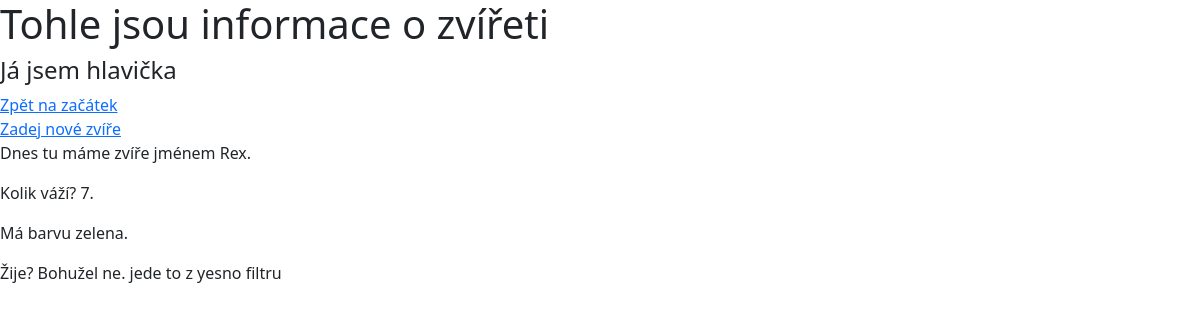
/informace/4, run on the app's committed database.
### informace/models.py (models this page shows, shortened)
class Zvire(models.Model):
    jmeno = models.CharField(max_length=30)
    vaha = models.IntegerField()
    barva = models.CharField(max_length=20, default="")
    zije = models.BooleanField(null=True)
    class Meta:
        verbose_name_plural = "Zvirata"

### informace/views.py (the view)
# urls.py: path("<pk>", views.InfoOZvireti.as_view(), name="zvire_info")
class InfoOZvireti(DetailView):
    model = Zvire
    template_name = "informace/info.html"

### informace/templates/informace/info.html (shortened to what this page needs)
{% extends "base.html" %}
{% block content %}
    <h1>Tohle jsou informace o zvířeti</h1>
    {% include "./includes/header.html" %}
    <p>
        Dnes tu máme zvíře jménem {{ zvire.jmeno }}.
    </p>
    <p>
        Kolik váží? {{ zvire.vaha }}.
    </p>
    <p>
        Má barvu {{ zvire.barva }}.
    </p>
    <p>
        Žije? {{ zvire.zije| yesno:"Jasně,Bohužel ne,Nevíme"}}. jede to z yesno filtru
    </p>
{% endblock %}

### data on the page
Zvire: jmeno "Rex", vaha "7", barva "zelena", zije "Bohužel ne"
